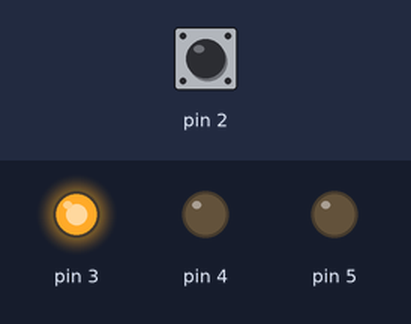
This sketch was run on a simulated Arduino Uno, built with avr-gcc and run on an emulated ATmega328P. Shown: output pins drawn as LEDs (lit = HIGH). Dashed ring = blinking. Inputs (shaded band) come from the test bench; at power-on: pin 2 HIGH.

Above: at 1.2 s.
1.3 s: pin 2 pulled LOW for 0.15 s
At 1.42 s:
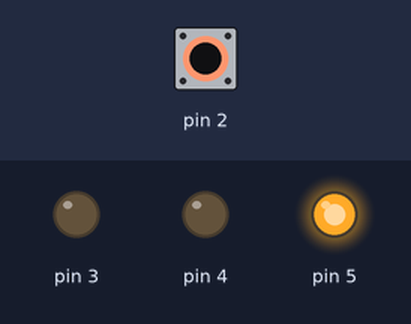
3.3 s: pin 2 pulled LOW for 3.2 s
At 3.67 s:
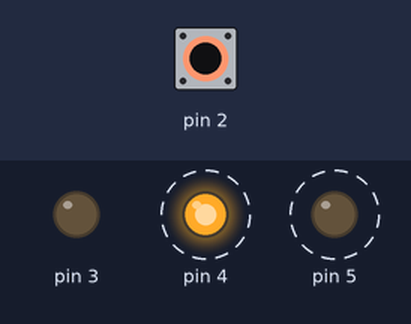
Timing chart, 0 to 8.3 s (numbered marks = the images above; inputs shaded):
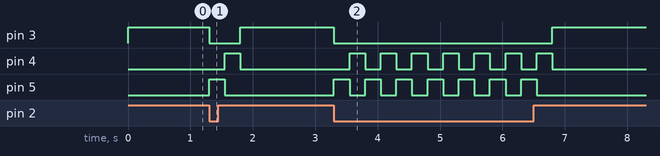

Measured:
- after the input at 1.3 s, pin 3: HIGH → LOW at once, → HIGH 0.50 s later; pin 4: LOW → HIGH after 0.25 s, → LOW 0.25 s later; pin 5: LOW → HIGH at once, → LOW 0.25 s later
- after the input at 3.3 s, pin 3: HIGH → LOW at once, → HIGH 3.5 s later; pin 4: alternates HIGH for 0.25 s and LOW for 0.25 s, 14 changes in all, then stays LOW, starting after 0.25 s; pin 5: alternates HIGH for 0.25 s and LOW for 0.25 s, 14 changes in all, then stays LOW, starting at once

The sketch:

Spaceship.ino
```cpp
// Lett modifisert kode fra boka, bruker bare litt andre outputs
// og PULLUP is stedet for digitalRead.

void setup() {
  pinMode(2, INPUT_PULLUP);
  pinMode(3, OUTPUT);
  pinMode(4, OUTPUT);
  pinMode(5, OUTPUT);
}

void loop() {
  if (digitalRead(2) == HIGH) {
    digitalWrite(3, HIGH);
    digitalWrite(4, LOW);
    digitalWrite(5, LOW);
  }
  if (digitalRead(2) == LOW) {
    digitalWrite(3, LOW);
    digitalWrite(4, LOW);
    digitalWrite(5, HIGH);
    delay(250);
    digitalWrite(4, HIGH);
    digitalWrite(5, LOW);
    delay(250);
  }
}
```
